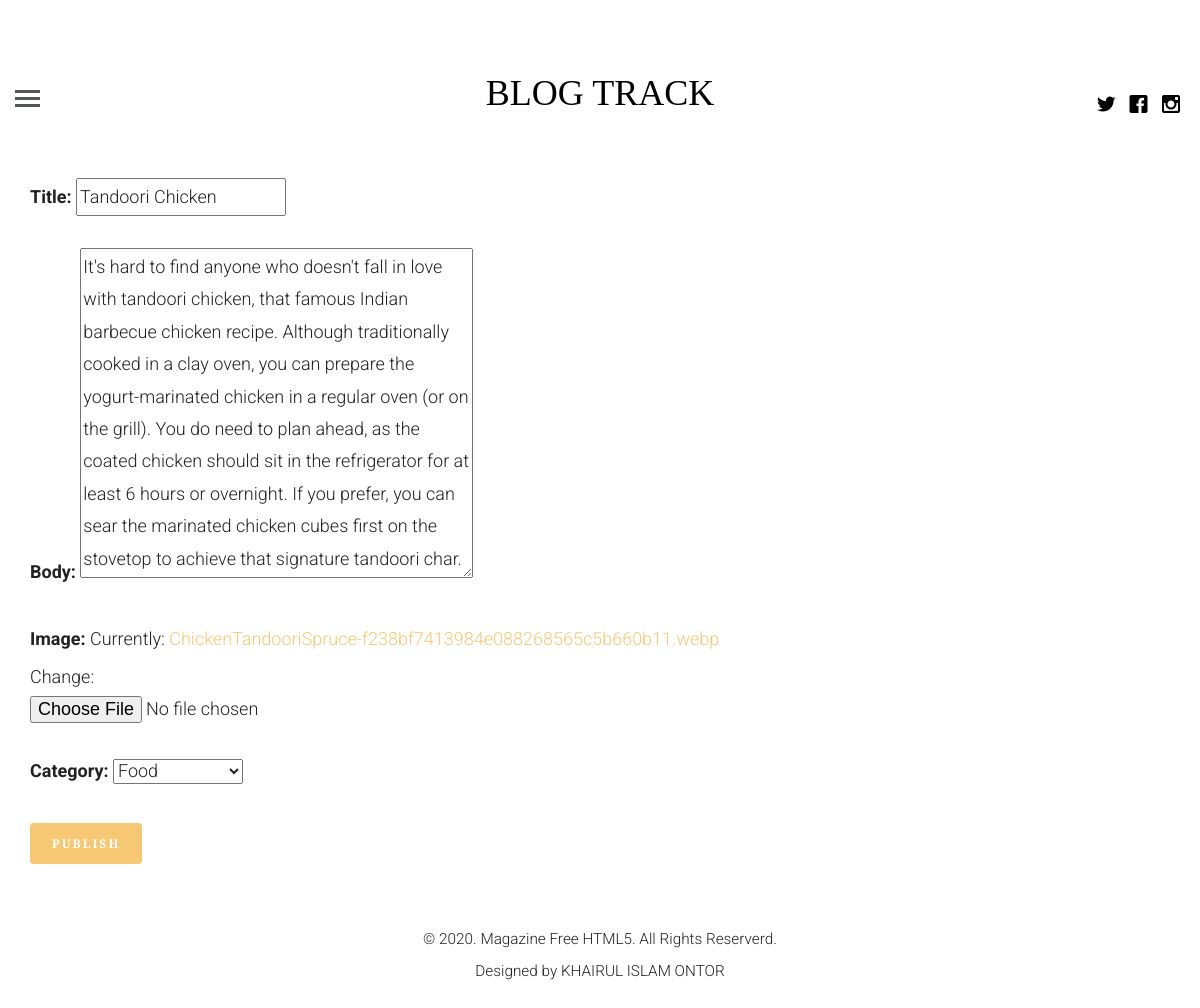
/update/37 (signed in), run on the app's committed database.
### blogapp/models.py (models this page shows, shortened)
class article(models.Model):
    article_author = models.ForeignKey(author, on_delete=models.CASCADE)
    title = models.CharField(max_length=200)
    body = models.TextField()
    image = models.FileField()
    posted_on = models.DateTimeField(auto_now=False, auto_now_add=True)
    updated_on = models.DateTimeField(auto_now=True, auto_now_add=False)
    category = models.ForeignKey(category, on_delete=models.CASCADE)

### blogapp/views.py (the view)
# urls.py: path('update/<int:pid>', views.getUpdate, name="update"),
def getUpdate(request, pid):
    if request.user.is_authenticated:
        u = get_object_or_404(author, name=request.user.id)
        post = get_object_or_404(article, id=pid)
        form = createForm(request.POST or None, request.FILES or None, instance=post)
        if form.is_valid():
            instance = form.save(commit=False)
            instance.article_author = u
            instance.save()
            messages.success(request, 'Article is updated successfully')
            return redirect('blog:profile')
        return render(request, 'create.html', {"form": form})
    else:
        return redirect('blog:login')

### blogapp/forms.py
class createForm(forms.ModelForm):
    class Meta:
        model = article
        fields = [
            'title',
            'body',
            'image',
            'category'
        ]

### blogapp/models.py (called while the page is built)
    def __str__(self):
        return self.name

### templates/create.html (shortened to what this page needs)
{% extends 'base.html' %}
{% block content %}
    <div class="container">
        <form action="" method="POST" enctype="multipart/form-data">
        {{ form.as_p }}
        <button class="btn btn-primary">Publish</button>
        </form>
    </div>
{% endblock %}

### blogapp/static/css/style.css (style rules this page uses)
html { background: #fff; }
body { font-family: "Roboto", arial, sans-serif; font-size: 18px; font-weight: 300; line-height: 1.8; color: #222; background: #fff; }
a { color: #f7c873; -webkit-transition: 0.5s; -o-transition: 0.5s; transition: 0.5s; }
p { margin-bottom: 30px; }
.btn { margin-right: 4px; margin-bottom: 4px; font-family: "Playfair Display", times, serif; font-size: 12px; letter-spacing: 2px; text-transform: uppercase; font-weight: 700; -webkit-border-radius: 4px; -moz-border-radius: 4px; -ms-border-radius: 4px; border-radius: 4px; -webkit-transition: 0.5s; -o-transition: 0.5s; transition: 0.5s; }
.btn-primary { background: #f7c873; color: #fff; border: 2px solid #f7c873; }

### data on the page
article: title "Tandoori Chicken", body "It's hard to find anyone who doesn't fall in love with tandoori chicken, that famous Indian barbecue chicken recipe. Although traditionally cooked in a clay oven, you can prepare the yogurt-marinated chicken in a regular oven (or on the grill). You do need to plan ahead, as the coated chicken should sit in the refrigerator for at least 6 hours or overnight. If you prefer, you can sear the marinated chicken cubes first on the stovetop to achieve that signature tandoori char.", category "Food"
